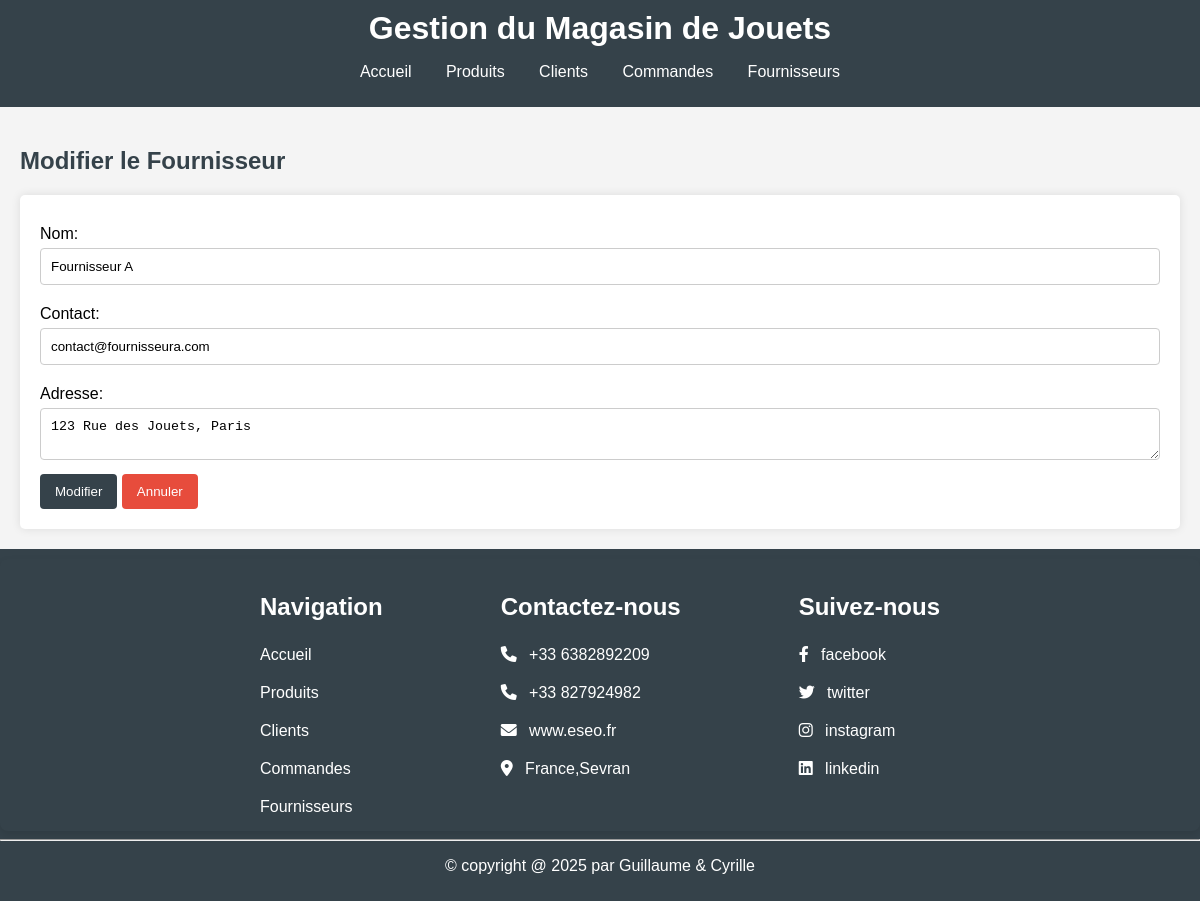
The app's page /fournisseurs/modifier.php?id=1 with its own data.
### tables this page shows
CREATE TABLE suppliers (
    id INT AUTO_INCREMENT PRIMARY KEY,
    name VARCHAR(255) NOT NULL,
    contact VARCHAR(255),
    address VARCHAR(255)
);

### fournisseurs/modifier.php (the view, shortened to what this page needs)
<?php
include '../includes/db.php';
include '../includes/header.php';
$id = $_GET['id'];
$supplier = $conn->query("SELECT * FROM suppliers WHERE id = $id")->fetch_assoc();
?>
<h2>Modifier le Fournisseur</h2>
<form method="POST">
    <label for="name">Nom:</label>
    <input type="text" name="name" value="<?php echo $supplier['name']; ?>" required>
    <label for="contact">Contact:</label>
    <input type="text" name="contact" value="<?php echo $supplier['contact']; ?>" required>
    <label for="address">Adresse:</label>
    <textarea name="address"><?php echo $supplier['address']; ?></textarea>
    <button type="submit">Modifier</button>
    <button onclick="history.back()" class="exit">Annuler</button>
</form>
<?php
include '../includes/footer.php';
?>

### css/style.css (style rules this page uses)
* { box-sizing: border-box; }
body { font-family: Arial, sans-serif; margin: 0; padding: 0; background-color: #f4f4f4; }
h2 { color: #35424a; }
form { background: #ffffff; padding: 20px; border-radius: 5px; box-shadow: 0 0 10px rgba(0, 0, 0, 0.1); }
form label { display: block; margin: 10px 0 5px; }
form input, form select, form textarea { width: 100%; padding: 10px; margin-bottom: 10px; border: 1px solid #cccccc; border-radius: 4px; }
button { background-color: #35424a; color: white; border: none; padding: 10px 15px; cursor: pointer; border-radius: 4px; }
.exit { background-color: #e74c3c; }

### records on screen
suppliers: name "Fournisseur A", contact "contact@fournisseura.com", address "123 Rue des Jouets, Paris"
